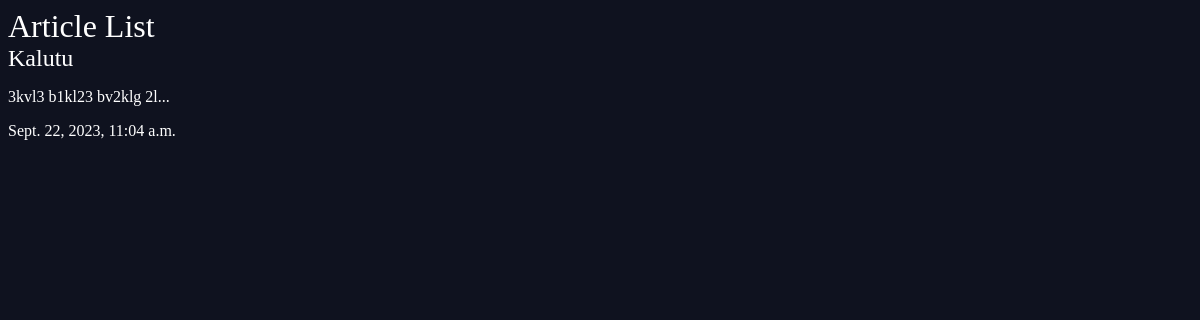
The page /articles/ on the database as committed earlier.
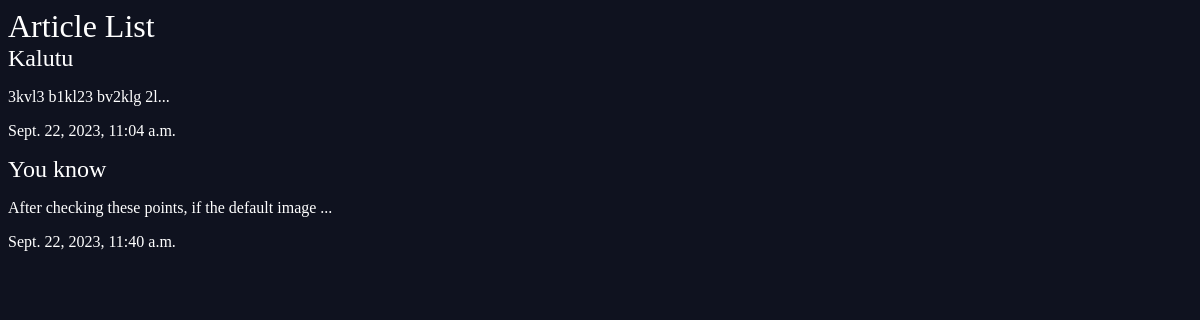
The same page on the database as committed later.
### articles/models.py (models this page shows, shortened)
class Article(models.Model):
    title = models.CharField(max_length=100)
    slug = models.SlugField()
    body = models.TextField()
    date = models.DateTimeField()
    thumb = models.ImageField(default="default.jpg", blank=True)
    def snippet(self):
        return self.body[:50] + "..."

### articles/views.py (the view)
# urls.py: path('', article_list, name='list'),
def article_list(request):
    articles = Article.objects.all().order_by('date')
    return render(request, 'articles/article_list.html', {"articles":articles})

### articles/templates/articles/article_list.html
{% extends 'base.html' %}
{% block content %}
    <h1>Article List</h1>
    <div class="articles">
        {% for article in articles %}
            <div class="article">
                <h2><a href="{% url 'articles:detail' slug=article.slug %}">{{article.title}}</a></h2>
                <p>{{article.snippet}}</p>
                <p>{{article.date}}</p>
            </div>
        {% endfor %}
    </div>
{% endblock %}

### templates/base.html (shortened to what this page needs)
{% load static %}
<!DOCTYPE html>
<html lang="en">
<head>
    <link rel="stylesheet" href="{% static 'css/styles.css' %}">
</head>
<body>
    <div class="wrapper">
        {% block content %}
        {% endblock %}
    </div>
</body>
</html>

### articles/static/css/styles.css (style rules this page uses)
body { background-color: #0f121f; background-image: url(../img/star.jpg); background-repeat: no-repeat; color: #fff; }
h1, h2, h3, h4, h5 { font-weight: normal; margin: 0; }
a { color: #fff; text-decoration: none; }

Rows that differ between the two databases and show on the page:
added Article: title "You know", snippet "After checking these points, if the default image ...", date "Sept. 22, 2023, 11:40 a.m."
